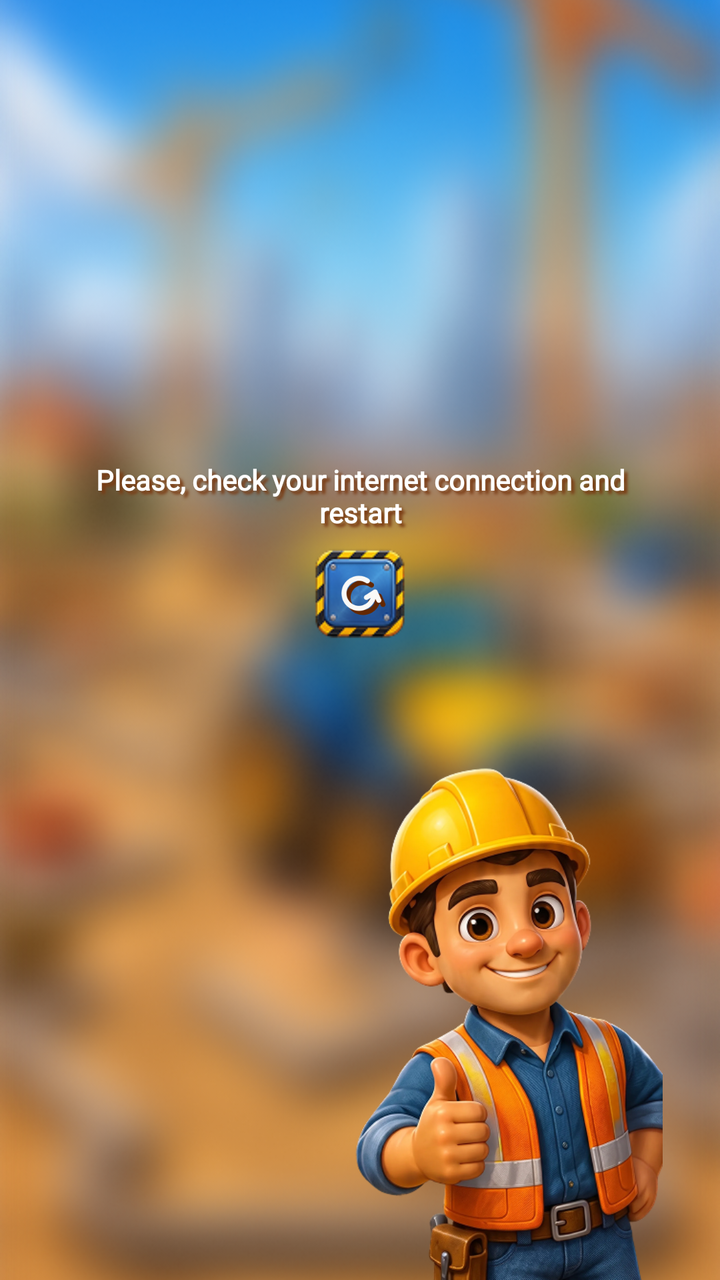
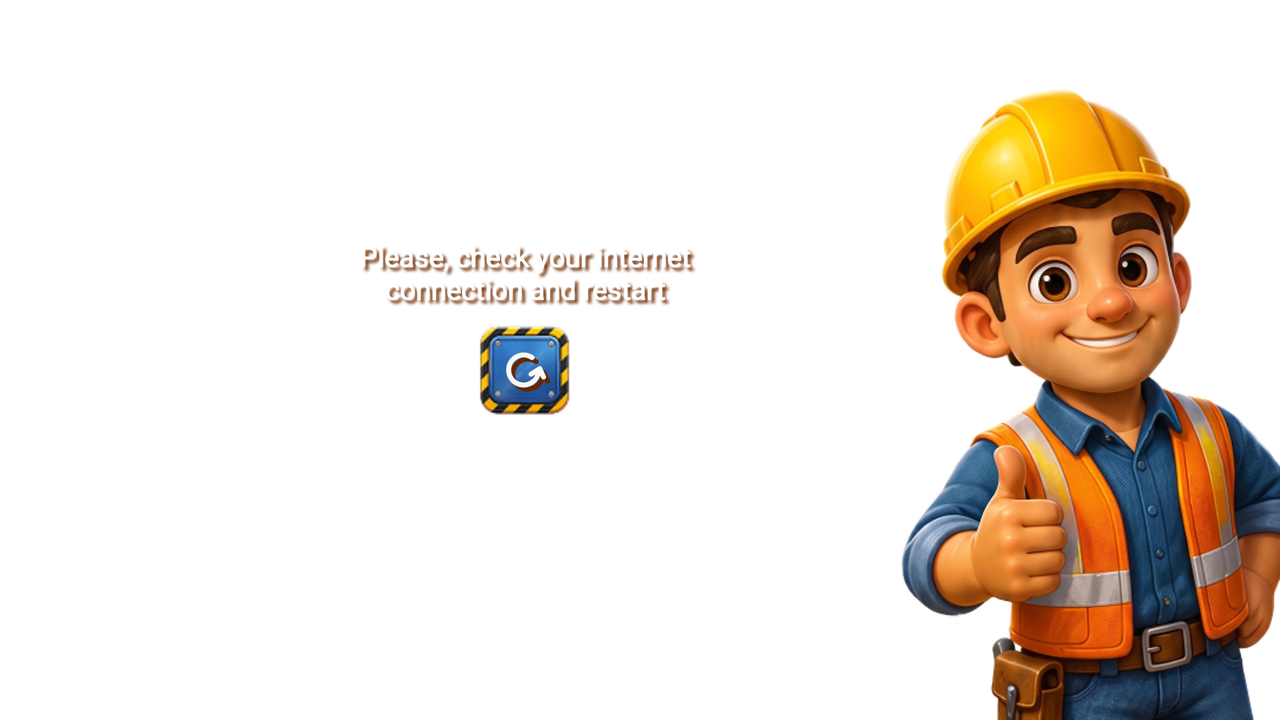

Two renders of one Android screen. The first uses the default layout on a phone; the second uses the alternative layout the repository ships for a different screen configuration, on a matching device. The two XML files are below.
<!-- AndroidManifest.xml: application theme Theme.BuilderMazeTractor -->
<!-- res/layout/no_internet_grey_fragment.xml -->
<?xml version="1.0" encoding="utf-8"?>
<androidx.constraintlayout.widget.ConstraintLayout xmlns:android="http://schemas.android.com/apk/res/android"
    xmlns:app="http://schemas.android.com/apk/res-auto"
    android:layout_width="match_parent"
    android:layout_height="match_parent"
    android:background="@drawable/maze_others_bg">

    <ImageView
        android:id="@+id/backgroundImageView"
        android:layout_width="0dp"
        android:layout_height="0dp"
        android:contentDescription="@null"
        android:scaleType="centerCrop"
        android:src="@drawable/maze_others_bg"
        app:layout_constraintBottom_toBottomOf="parent"
        app:layout_constraintEnd_toEndOf="parent"
        app:layout_constraintStart_toStartOf="parent"
        app:layout_constraintTop_toTopOf="parent" />

    <androidx.constraintlayout.widget.Guideline
        android:id="@+id/guidelineStart"
        android:layout_width="wrap_content"
        android:layout_height="wrap_content"
        android:orientation="vertical"
        app:layout_constraintGuide_percent="0.08" />

    <androidx.constraintlayout.widget.Guideline
        android:id="@+id/guidelineEnd"
        android:layout_width="wrap_content"
        android:layout_height="wrap_content"
        android:orientation="vertical"
        app:layout_constraintGuide_percent="0.92" />

    <androidx.constraintlayout.widget.Guideline
        android:id="@+id/guidelineTextTop"
        android:layout_width="wrap_content"
        android:layout_height="wrap_content"
        android:orientation="horizontal"
        app:layout_constraintGuide_percent="0.36" />

    <androidx.constraintlayout.widget.Guideline
        android:id="@+id/guidelineMascotTop"
        android:layout_width="wrap_content"
        android:layout_height="wrap_content"
        android:orientation="horizontal"
        app:layout_constraintGuide_percent="0.58" />

    <TextView
        android:id="@+id/messageTextView"
        android:layout_width="0dp"
        android:layout_height="wrap_content"
        android:gravity="center"
        android:text="@string/no_internet_message"
        android:textColor="@color/white"
        android:textSize="14sp"
        android:textStyle="bold"
        app:layout_constraintEnd_toEndOf="@id/guidelineEnd"
        app:layout_constraintStart_toStartOf="@id/guidelineStart"
        app:layout_constraintTop_toTopOf="@id/guidelineTextTop" />

    <ImageView
        android:id="@+id/retryButton"
        android:layout_width="46dp"
        android:layout_height="46dp"
        android:layout_marginTop="8dp"
        android:background="@drawable/bg_small_button"
        android:clickable="true"
        android:contentDescription="@string/no_internet_retry"
        android:focusable="true"
        android:padding="10dp"
        android:scaleType="fitCenter"
        android:src="@drawable/no_internet_retry_icon"
        app:layout_constraintEnd_toEndOf="@id/guidelineEnd"
        app:layout_constraintStart_toStartOf="@id/guidelineStart"
        app:layout_constraintTop_toBottomOf="@id/messageTextView" />

    <ImageView
        android:id="@+id/mascotImageView"
        android:layout_width="190dp"
        android:layout_height="0dp"
        android:adjustViewBounds="true"
        android:contentDescription="@null"
        android:scaleType="fitEnd"
        android:src="@drawable/maze_builder_mascot"
        app:layout_constraintBottom_toBottomOf="parent"
        app:layout_constraintEnd_toEndOf="@id/guidelineEnd"

        app:layout_constraintTop_toTopOf="@id/guidelineMascotTop" />

</androidx.constraintlayout.widget.ConstraintLayout>
<!-- resources referenced by this layout -->
<resources>
  <color name="white">#FFFFFF</color>
  <!-- drawable bg_small_button (drawable) -->
  <?xml version="1.0" encoding="utf-8"?>
  <bitmap xmlns:android="http://schemas.android.com/apk/res/android"
      android:antialias="true"
      android:filter="true"
      android:gravity="fill"
      android:src="@drawable/ui_small_button_bg" />
  <!-- drawable maze_builder_mascot: webp bitmap (drawable-nodpi, 180842 bytes) -->
  <!-- drawable maze_others_bg: webp bitmap (drawable-nodpi, 274904 bytes) -->
  <!-- drawable no_internet_retry_icon: png bitmap (drawable, 3278 bytes) -->
  <string name="no_internet_message">Please, check
  your internet
  connection and
  restart</string>
  <string name="no_internet_retry">Retry internet connection</string>
  <style name="Theme.BuilderMazeTractor" parent="Theme.MaterialComponents.DayNight.NoActionBar">
          <item name="colorPrimary">@color/green_primary</item>
          <item name="colorPrimaryVariant">@color/green_primary_dark</item>
          <item name="colorOnPrimary">@color/white</item>
          <item name="colorSecondary">@color/tractor_button_primary</item>
          <item name="colorOnSecondary">@color/tractor_text_primary</item>
  
          <item name="android:statusBarColor">@color/splash_background</item>
          <item name="android:navigationBarColor">@color/splash_background</item>
  
          <item name="android:windowBackground">@android:color/transparent</item>
          <item name="android:fontFamily">@font/science_gothic_expanded_bold</item>
          <item name="fontFamily">@font/science_gothic_expanded_bold</item>
          <item name="android:textColorPrimary">@color/white</item>
          <item name="android:textColorSecondary">@color/white</item>
          <item name="android:textViewStyle">@style/TractorTextView</item>
          <item name="android:buttonStyle">@style/TractorButton</item>
          <item name="buttonStyle">@style/TractorButton</item>
  
      </style>
  <!-- drawable ui_small_button_bg: webp bitmap (drawable-nodpi, 5464 bytes) -->
  <color name="green_primary">#47c812</color>
  <color name="green_primary_dark">#114d06</color>
  <color name="tractor_button_primary">#FFB300</color>
  <color name="tractor_text_primary">#FFFFFF</color>
  <color name="splash_background">#0A0F0A</color>
  <style name="TractorTextView" parent="@style/Widget.AppCompat.TextView">
          <item name="android:textColor">@color/white</item>
          <item name="android:shadowColor">@color/tractor_text_shadow</item>
          <item name="android:shadowDx">5</item>
          <item name="android:shadowDy">5</item>
          <item name="android:shadowRadius">3</item>
      </style>
  <style name="TractorButton" parent="@style/Widget.AppCompat.Button">
          <item name="android:textColor">@color/white</item>
          <item name="android:shadowColor">@color/tractor_text_shadow</item>
          <item name="android:shadowDx">5</item>
          <item name="android:shadowDy">5</item>
          <item name="android:shadowRadius">3</item>
      </style>
  <color name="tractor_text_shadow">#7A3A12</color>
</resources>
<!-- res/layout-land/no_internet_grey_fragment.xml (the repository's variant of the layout above) -->
<!-- drawn on the phone turned sideways -->
<?xml version="1.0" encoding="utf-8"?>
<androidx.constraintlayout.widget.ConstraintLayout xmlns:android="http://schemas.android.com/apk/res/android"
    xmlns:app="http://schemas.android.com/apk/res-auto"
    android:layout_width="match_parent"
    android:layout_height="match_parent"
    android:background="@drawable/grey_screen_bg_land">

    <ImageView
        android:id="@+id/backgroundImageView"
        android:layout_width="0dp"
        android:layout_height="0dp"
        android:contentDescription="@null"
        android:scaleType="centerCrop"
        android:src="@drawable/grey_screen_bg_land"
        app:layout_constraintBottom_toBottomOf="parent"
        app:layout_constraintEnd_toEndOf="parent"
        app:layout_constraintStart_toStartOf="parent"
        app:layout_constraintTop_toTopOf="parent" />

    <androidx.constraintlayout.widget.Guideline
        android:id="@+id/guidelineTextStart"
        android:layout_width="wrap_content"
        android:layout_height="wrap_content"
        android:orientation="vertical"
        app:layout_constraintGuide_percent="0.26" />

    <androidx.constraintlayout.widget.Guideline
        android:id="@+id/guidelineTextEnd"
        android:layout_width="wrap_content"
        android:layout_height="wrap_content"
        android:orientation="vertical"
        app:layout_constraintGuide_percent="0.56" />

    <androidx.constraintlayout.widget.Guideline
        android:id="@+id/guidelineMascotStart"
        android:layout_width="wrap_content"
        android:layout_height="wrap_content"
        android:orientation="vertical"
        app:layout_constraintGuide_percent="0.62" />

    <androidx.constraintlayout.widget.Guideline
        android:id="@+id/guidelineContentTop"
        android:layout_width="wrap_content"
        android:layout_height="wrap_content"
        android:orientation="horizontal"
        app:layout_constraintGuide_percent="0.33" />

    <androidx.constraintlayout.widget.Guideline
        android:id="@+id/guidelineMascotTop"
        android:layout_width="wrap_content"
        android:layout_height="wrap_content"
        android:orientation="horizontal"
        app:layout_constraintGuide_percent="0.08" />

    <TextView
        android:id="@+id/messageTextView"
        android:layout_width="0dp"
        android:layout_height="wrap_content"
        android:gravity="center"
        android:text="@string/no_internet_message"
        android:textColor="@color/white"
        android:textSize="14sp"
        android:textStyle="bold"
        app:layout_constraintEnd_toEndOf="@id/guidelineTextEnd"
        app:layout_constraintStart_toStartOf="@id/guidelineTextStart"
        app:layout_constraintTop_toTopOf="@id/guidelineContentTop" />

    <ImageView
        android:id="@+id/retryButton"
        android:layout_width="46dp"
        android:layout_height="46dp"
        android:layout_marginTop="8dp"
        android:background="@drawable/bg_small_button"
        android:clickable="true"
        android:contentDescription="@string/no_internet_retry"
        android:focusable="true"
        android:padding="10dp"
        android:scaleType="fitCenter"
        android:src="@drawable/no_internet_retry_icon"
        app:layout_constraintEnd_toEndOf="@id/guidelineTextEnd"
        app:layout_constraintStart_toStartOf="@id/guidelineTextStart"
        app:layout_constraintTop_toBottomOf="@id/messageTextView" />

    <ImageView
        android:id="@+id/mascotImageView"
        android:layout_width="0dp"
        android:layout_height="0dp"
        android:adjustViewBounds="true"
        android:contentDescription="@null"
        android:scaleType="fitEnd"
        android:src="@drawable/maze_builder_mascot"
        app:layout_constraintBottom_toBottomOf="parent"
        app:layout_constraintEnd_toEndOf="parent"
        app:layout_constraintStart_toStartOf="@id/guidelineMascotStart"
        app:layout_constraintTop_toTopOf="@id/guidelineMascotTop" />

</androidx.constraintlayout.widget.ConstraintLayout>
<!-- resources referenced by the variant -->
<!-- as the phone turned sideways resolves them -->
<resources>
  <color name="white">#FFFFFF</color>
  <!-- drawable bg_small_button (drawable) -->
  <?xml version="1.0" encoding="utf-8"?>
  <bitmap xmlns:android="http://schemas.android.com/apk/res/android"
      android:antialias="true"
      android:filter="true"
      android:gravity="fill"
      android:src="@drawable/ui_small_button_bg" />
  <!-- drawable maze_builder_mascot: webp bitmap (drawable-nodpi, 180842 bytes) -->
  <!-- drawable no_internet_retry_icon: png bitmap (drawable, 3278 bytes) -->
  <string name="no_internet_message">Please, check
  your internet
  connection and
  restart</string>
  <string name="no_internet_retry">Retry internet connection</string>
  <style name="Theme.BuilderMazeTractor" parent="Theme.MaterialComponents.DayNight.NoActionBar">
          <item name="colorPrimary">@color/green_primary</item>
          <item name="colorPrimaryVariant">@color/green_primary_dark</item>
          <item name="colorOnPrimary">@color/white</item>
          <item name="colorSecondary">@color/tractor_button_primary</item>
          <item name="colorOnSecondary">@color/tractor_text_primary</item>
  
          <item name="android:statusBarColor">@color/splash_background</item>
          <item name="android:navigationBarColor">@color/splash_background</item>
  
          <item name="android:windowBackground">@android:color/transparent</item>
          <item name="android:fontFamily">@font/science_gothic_expanded_bold</item>
          <item name="fontFamily">@font/science_gothic_expanded_bold</item>
          <item name="android:textColorPrimary">@color/white</item>
          <item name="android:textColorSecondary">@color/white</item>
          <item name="android:textViewStyle">@style/TractorTextView</item>
          <item name="android:buttonStyle">@style/TractorButton</item>
          <item name="buttonStyle">@style/TractorButton</item>
  
      </style>
  <!-- drawable ui_small_button_bg: webp bitmap (drawable-nodpi, 5464 bytes) -->
  <color name="green_primary">#47c812</color>
  <color name="green_primary_dark">#114d06</color>
  <color name="tractor_button_primary">#FFB300</color>
  <color name="tractor_text_primary">#FFFFFF</color>
  <color name="splash_background">#0A0F0A</color>
  <style name="TractorTextView" parent="@style/Widget.AppCompat.TextView">
          <item name="android:textColor">@color/white</item>
          <item name="android:shadowColor">@color/tractor_text_shadow</item>
          <item name="android:shadowDx">5</item>
          <item name="android:shadowDy">5</item>
          <item name="android:shadowRadius">3</item>
      </style>
  <style name="TractorButton" parent="@style/Widget.AppCompat.Button">
          <item name="android:textColor">@color/white</item>
          <item name="android:shadowColor">@color/tractor_text_shadow</item>
          <item name="android:shadowDx">5</item>
          <item name="android:shadowDy">5</item>
          <item name="android:shadowRadius">3</item>
      </style>
  <color name="tractor_text_shadow">#7A3A12</color>
</resources>
